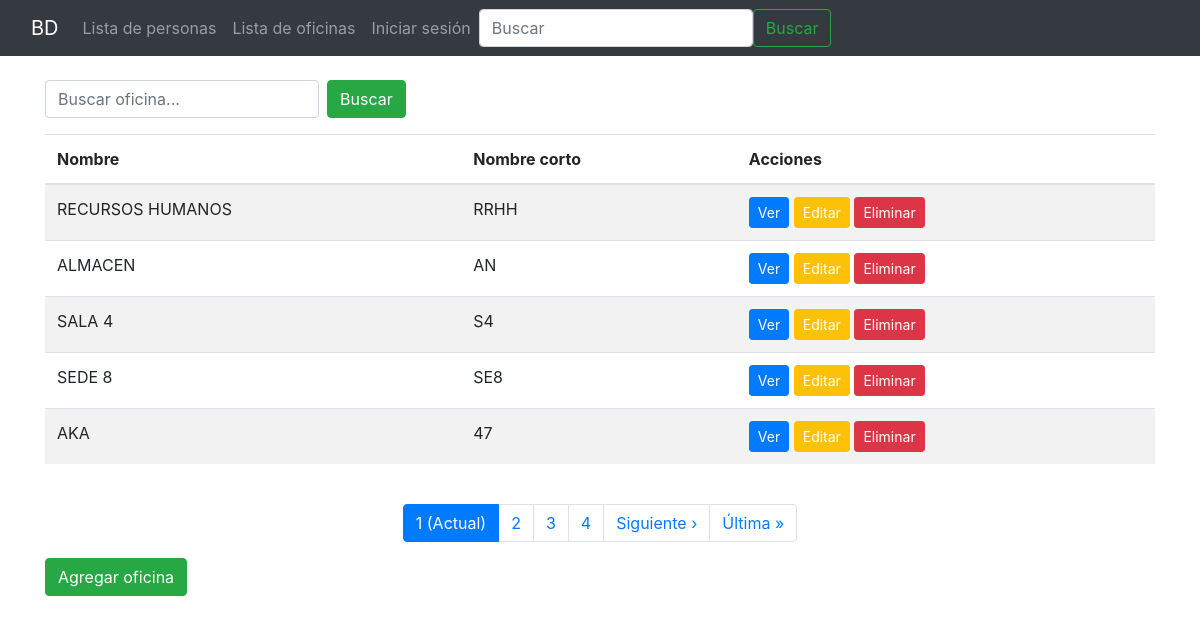
The page /oficina/lista_oficina/ on the database its author committed.
### oficina/models.py (models this page shows, shortened)
class Oficina(models.Model):
    nombre = models.CharField(verbose_name='Nombre de la oficina',max_length=100,unique=True)
    nombre_corto = models.SlugField(verbose_name='id corto',max_length=10, unique=True, help_text='Identificador unico de la oficina')
    validators = [validate_nombre_corto]
    class Meta:
        verbose_name = 'oficina'
        verbose_name_plural = 'oficinas'

### oficina/views.py (the view)
class OficinaListView(ListView):
    model = Oficina
    template_name = 'oficina/lista_oficina.html'
    context_object_name = 'oficinas'
    paginate_by = 5
    def get_queryset(self):
        query = self.request.GET.get('q', '')
        if query:
            return Oficina.objects.filter(
                Q(nombre__icontains=query) | Q(nombre_corto__icontains=query)
            )
        return Oficina.objects.all()

### Templates/oficina/lista_oficina.html
{% extends 'base.html' %}
{% block content %}
<form method="get" action="{% url 'oficina:lista_oficina' %}" class="form-inline mb-3">
    <input type="text" name="q" class="form-control mr-2" placeholder="Buscar oficina..."
           value="{{ request.GET.q }}">
    <button type="submit" class="btn btn-success">Buscar</button>
</form>
{% if oficinas %}
<div class="table-responsive">
    <table class="table table-striped table-hover">
        <thead>
            <tr>
                <th>Nombre</th>
                <th>Nombre corto</th>
                <th>Acciones</th>
            </tr>
        </thead>
        <tbody>
            {% for oficina in oficinas %}
            <tr>
                <td>{{ oficina.nombre }}</td>
                <td>{{ oficina.nombre_corto }}</td>
                <td>
                    <a href="{% url 'oficina:detalle_oficina' oficina.pk %}" class="btn btn-sm btn-primary">Ver</a>
                    <a href="{% url 'oficina:editar_oficina' oficina.pk %}" class="btn btn-sm btn-warning text-white">Editar</a>
                    <a href="{% url 'oficina:eliminar_oficina' oficina.pk %}" class="btn btn-sm btn-danger">Eliminar</a>
                </td>
            </tr>
            {% endfor %}
        </tbody>
    </table>
</div>
{% include 'paginator.html' %}
{% else %}
    <p>No hay oficinas registradas</p>
{% endif %}
<a href="{% url 'oficina:crear_oficina' %}" class="btn btn-success mb-3">Agregar oficina</a>
{% endblock content %}

### rows shown on the page
Oficina: nombre "RECURSOS HUMANOS", nombre_corto "RRHH"
Oficina: nombre "ALMACEN", nombre_corto "AN"
Oficina: nombre "SALA 4", nombre_corto "S4"
Oficina: nombre "SEDE 8", nombre_corto "SE8"
Oficina: nombre "AKA", nombre_corto "47"

### other values the page prints
{{ num }} "1"
{{ num }} "2" "3" "4"
